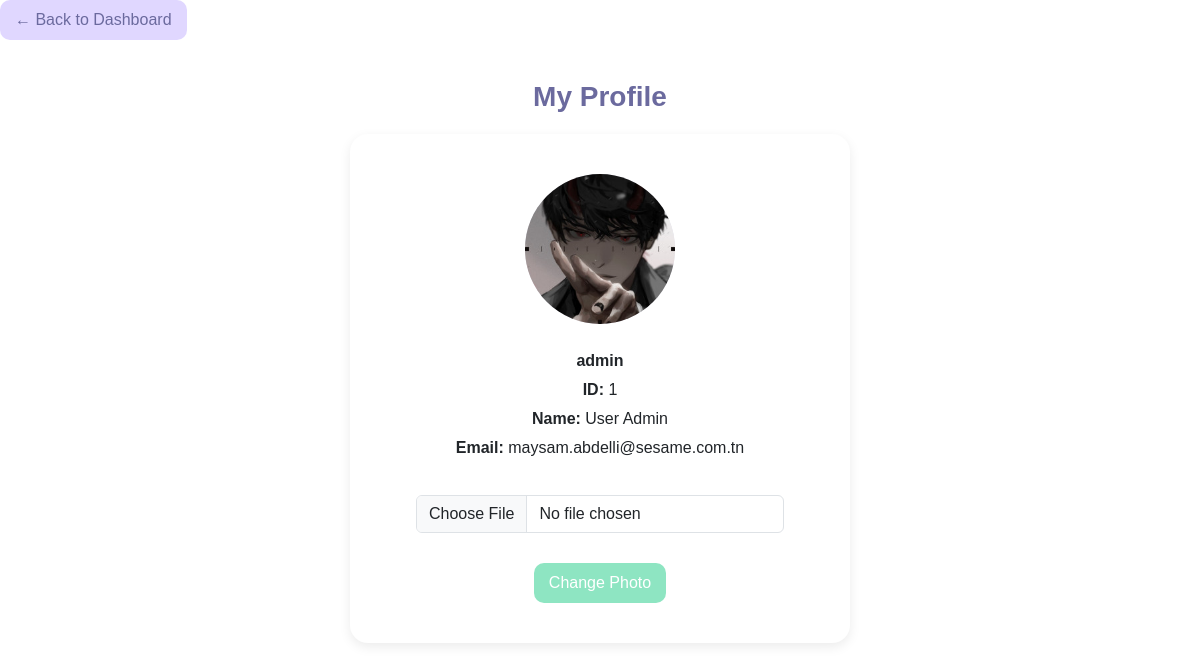
Page /abs/public/index.php?controller=User&action=profile (signed in) on the committed database.
### tables this page shows
CREATE TABLE `users` (
  `id_u` int(11) NOT NULL,
  `email` varchar(200) NOT NULL,
  `password` varchar(200) NOT NULL,
  `role` enum('admin','prof','etudiant') NOT NULL,
  `nom` varchar(100) NOT NULL,
  `prenom` varchar(100) DEFAULT NULL,
  `matiere` varchar(100) DEFAULT NULL,
  `id_c` int(11) DEFAULT NULL,
  `photo` varchar(255) DEFAULT 'default.jpg'
);

### abs/config/Controller.php (called while the page is built, shortened)
<?php
class Controller {
    public function view($view, $data = []) {
        extract($data);
        require_once "../app/views/{$view}.php";
    }
    public function model($model) {
        return new $model();
    }
    public function dashboardLink() {
        $role = Session::get('role');
        if ($role == 'admin') {
            return "index.php?controller=Admin&action=index";
        }
        return "index.php?controller=Etudiant&action=index";
    }
}

### abs/app/controllers/UserController.php (called while the page is built, shortened)
<?php
class UserController extends Controller {
    public function profile() {
        $userModel = $this->model('User');
        $id = Session::get('id_u');
        $user = $userModel->getById($id);
        $this->view('user/profile', ['user' => $user]);
    }
}

### abs/public/index.php (called while the page is built, shortened)
<?php
require_once "../config/Database.php";
require_once "../config/Session.php";
require_once "../config/Controller.php";
$controller = isset($_GET['controller']) ? $_GET['controller'] : 'Login';
$action = isset($_GET['action']) ? $_GET['action'] : 'index';
Router::route($controller, $action);

### abs/config/Session.php (called while the page is built, shortened)
<?php
class Session {
    public static function get($key) {
        return isset($_SESSION[$key]) ? $_SESSION[$key] : null;
    }
}

### abs/app/models/User.php (called while the page is built, shortened)
<?php
class User {
    public $conn;
    public function __construct() {
        $db = new Database();
        $this->conn = $db->getConnection();
    }
    public function getById($id_u) {
        $sql = "SELECT * FROM users WHERE id_u = :id_u LIMIT 1";
        $stmt = $this->conn->prepare($sql);
        $stmt->bindParam(':id_u', $id_u);
        $stmt->execute();
        return $stmt->fetch(PDO::FETCH_ASSOC);
    }
}

### abs/config/Database.php (called while the page is built, shortened)
<?php
class Database {
    private $host = "localhost";
    private $db_name = "abs1_db";
    private $username = "root";
    private $password = "";
    public $conn;
    public function connect() {
        $this->conn = null;
        try {
            $this->conn = new PDO(
                "mysql:host={$this->host};dbname={$this->db_name}",
                $this->username,
                $this->password
            );
            $this->conn->setAttribute(PDO::ATTR_ERRMODE, PDO::ERRMODE_EXCEPTION);
        } catch(PDOException $e) {
            echo "Database Connection Error: " . $e->getMessage();
            exit;
        }
    }
    public function getConnection() {
        return $this->conn;
    }
}

### abs/app/views/user/profile.php (the view, shortened to what this page needs)
<!DOCTYPE html>
<html lang="en">
<head>
    <link href="https://cdn.jsdelivr.net/npm/bootstrap@5.3.0/dist/css/bootstrap.min.css" rel="stylesheet">
    <link rel="stylesheet" href="../public/css/style.css">
</head>
<body>
<a href="<?= $this->dashboardLink(); ?>" class="btn btn-secondary mb-3">← Back to Dashboard</a>
<div class="container mt-4">
    <h2 class="profile-title">My Profile</h2>
    <div class="profile-card">
        <div class="profile-center">
            <img src="/aaa/abs/public/uploads/<?php echo !empty($user['photo']) ? $user['photo'] : 'default.jpg'; ?>"
                class="profile-photo-large"
                alt="Profile Photo">
            <div class="profile-info">
                <p><strong> <?= $user['role']; ?> </strong></p>
                <p><strong>ID:</strong> <?= $user['id_u']; ?></p>
                <p><strong>Name:</strong> <?= $user['prenom'] . ' ' . $user['nom']; ?></p>
                <p><strong>Email:</strong> <?= $user['email']; ?></p>
            </div>
            <form action="/aaa/abs/public/index.php?controller=User&action=uploadPhoto"
                method="POST" enctype="multipart/form-data" class="upload-form">
                <input type="file" name="photo" class="form-control" required>
                <button class="btn btn-success mt-3">Change Photo</button>
            </form>
        </div>
    </div>
</div>
</body>
</html>

### abs/public/css/style.css (style rules this page uses)
body { font-family: 'Poppins', sans-serif; padding: 0 0; }
.container h2 { color: #6B6A9E; margin-bottom: 20px; font-weight: 600; }
.btn-success { background: #8EE5C2 !important; border: none !important; color: white !important; padding: 8px 15px; border-radius: 10px; }
.btn-secondary { background: #E0D7FF !important; color: #6B6A9E !important; border: none !important; padding: 8px 15px; border-radius: 10px; }
.mt-3 { margin-top: 20px !important; }
a.btn { margin-right: 5px; }
.profile-title { color: #6B6A9E; font-size: 28px; font-weight: 600; text-align: center; margin-bottom: 25px; }
.profile-card { background: white; padding: 40px 20px; border-radius: 18px; box-shadow: 0 4px 12px rgba(0,0,0,0.08); max-width: 500px; margin: 0 auto; text-align: center; }
.profile-center { display: flex; flex-direction: column; align-items: center; justify-content: center; }
.profile-photo-large { width: 150px; height: 150px; border-radius: 50%; object-fit: cover; background: #E7E4F1; margin-bottom: 20px; }
.profile-info { text-align: center; margin-bottom: 20px; }
.profile-info p { font-size: 16px; margin: 5px 0; }
.upload-form { width: 100%; text-align: center; }
.upload-form input[type="file"] { margin: 10px auto; display: block; width: 80%; }

### rows in the picture
users: photo (picture), role "admin", id_u "1", prenom "User", nom "Admin", email "maysam.abdelli@sesame.com.tn"
